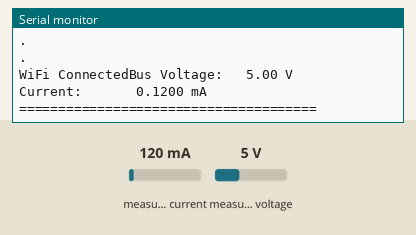
The sketch below on a simulated ESP32. On the bench: the last lines printed to the serial monitor. The inputs (shaded band) are chosen by the test bench; at power-on: measured current 120 mA, measured voltage 5 V. WiFi joins after 1.5 s; servers stay silent unless stated.

Above: at 5.2 s.
5.3 s: measured current set to 40 mA
At 6.6 s:
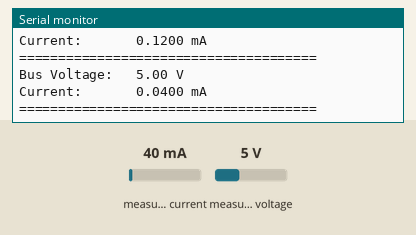
6.8 s: measured voltage set to 0.3 V
At 8.2 s:
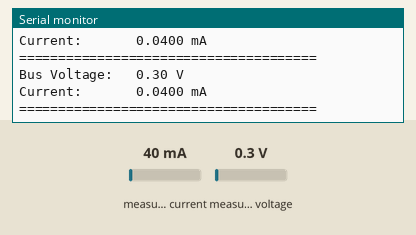
8.3 s: measured current set to 500 mA
At 10.9 s:
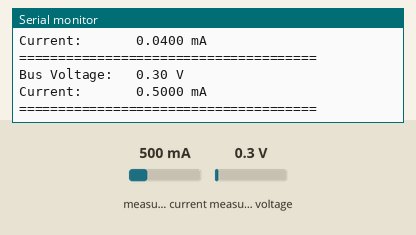
Timing chart, 0 to 12.4 s (numbered marks = the images above; inputs shaded):
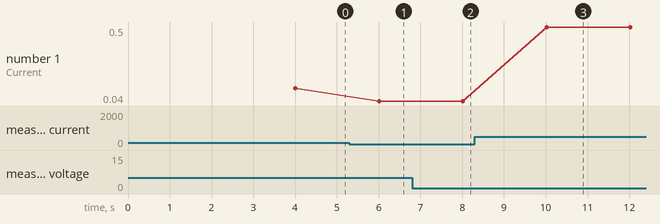

Measured:
- after the input at 5.3 s, the serial monitor: prints a new line after 0.71 s (image 1)
- after the input at 6.8 s, the serial monitor: prints a new line after 1.2 s (image 2)
- after the input at 8.3 s, the serial monitor: prints a new line after 1.7 s (image 3)
- plotted number 1: 0.12 → 0.04 after the input at 5.3 s, 0.04 → 0.5 after the input at 8.3 s

The sketch:

esp32-ina219.ino
```cpp
//Library For Connect To WiFi and Send To Server
#include <WiFi.h>
#include <HTTPClient.h>
#include <Wire.h>
#include <INA219.h>

int interval = 20000;
long previousMillis = 0;
long currentMillis = 0;

INA219 ina219;

float busvoltage = 0;
float current = 0;

//Setting WiFi
const char* ssid = "Name of SSID/WiFi"; //Name of SSID or WiFi
const char* pass = "Password WiFi";        //Password of WiFi

void setup() {
  Serial.begin(115200);
  ina219.begin();

  Serial.println("\n");
  Serial.print("Connecting to :  ");
  Serial.println(ssid);
  WiFi.begin(ssid,pass);
  //Try To Connecting to WiFi
  while (WiFi.status() != WL_CONNECTED){
    delay(1000);
    Serial.println(".");
  }
  Serial.print("WiFi Connected");
  delay(2000);
  previousMillis = millis();
}

void loop() {
  currentMillis = millis();

  //Read Voltage and Current from Sensor
  busvoltage = ina219.busVoltage();
  current = ina219.shuntCurrent();

  //Display Value of Voltage and Current from Sensor
  Serial.print("Bus Voltage:   "); Serial.print(busvoltage,2); Serial.println(" V");
  Serial.print("Current:       "); Serial.print(current,4); Serial.println(" mA");
  Serial.println("======================================");
  delay(2000);

  //Send Data if Millis reach Interval
  if(currentMillis - previousMillis > interval){
    HTTPClient http;
    String postData;
    postData = "volt="+String(busvoltage)+"&curr="+String(current,4);
    //IP for Access Database Server
    //InsertDB is File php to Save/Insert Data to Database (PHPMySQL)
    http.begin("http://192.168.1.82/ina/InsertDB.php");
    http.addHeader("Content-Type", "application/x-www-form-urlencoded");
    int httpCode = http.POST(postData); //Send the request
    String payload = http.getString();  //Get the response payload
    Serial.println(httpCode);   //Print HTTP return code
    Serial.println(payload);    //Print request response payload
    Serial.println("========================\n");
    http.end();
    previousMillis = currentMillis;
  }

}
```
